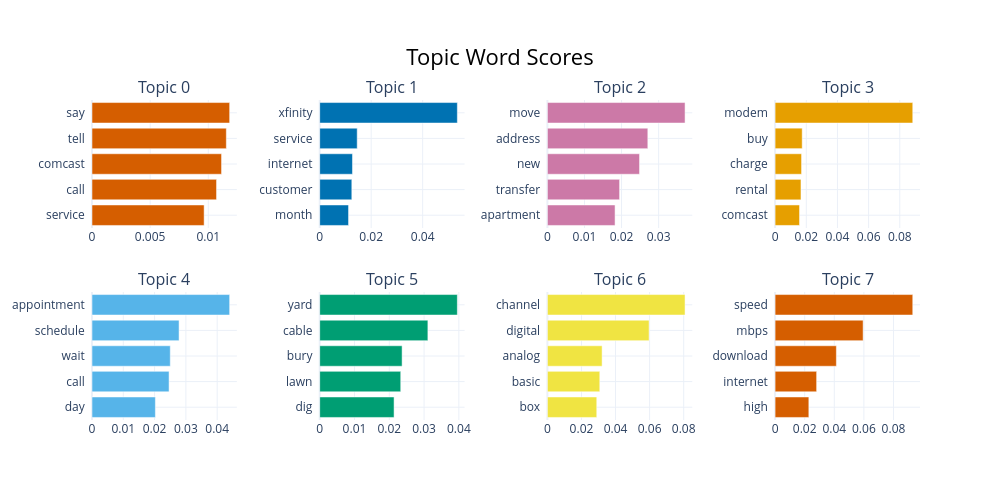

Notebook code cell kept with this figure:
### Code cell
# Topic Word Scores

bertopic_model.visualize_barchart()
#Visualize a barchart of selected topics.
# Topic 0 ist ein Sammel-Topic für seltene Wörter, die in den anderen Topics nicht stark vertreten sind. Es enthält viele allgemeine Wörter, die in vielen Dokumenten vorkommen, aber nicht spezifisch für ein bestimmtes Thema sind.

### Figure 1 — Plotly figure (JSON) as saved in the notebook; plotly's stock layout.template omitted (floating-point values rounded to 4 significant figures)
{"data": [{"marker": {"color": "#D55E00"}, "orientation": "h", "type": "bar", "x": [0.009644, 0.01071, 0.01114, 0.01155, 0.01184], "xaxis": "x", "y": ["service  ", "call  ", "comcast  ", "tell  ", "say  "], "yaxis": "y"}, {"marker": {"color": "#0072B2"}, "orientation": "h", "type": "bar", "x": [0.0112, 0.01248, 0.01273, 0.01457, 0.05348], "xaxis": "x2", "y": ["month  ", "customer  ", "internet  ", "service  ", "xfinity  "], "yaxis": "y2"}, {"marker": {"color": "#CC79A7"}, "orientation": "h", "type": "bar", "x": [0.01825, 0.01947, 0.02484, 0.02708, 0.03713], "xaxis": "x3", "y": ["apartment  ", "transfer  ", "new  ", "address  ", "move  "], "yaxis": "y3"}, {"marker": {"color": "#E69F00"}, "orientation": "h", "type": "bar", "x": [0.01568, 0.0166, 0.01698, 0.01739, 0.08833], "xaxis": "x4", "y": ["comcast  ", "rental  ", "charge  ", "buy  ", "modem  "], "yaxis": "y4"}, {"marker": {"color": "#56B4E9"}, "orientation": "h", "type": "bar", "x": [0.02025, 0.02462, 0.02501, 0.02781, 0.04399], "xaxis": "x5", "y": ["day  ", "call  ", "wait  ", "schedule  ", "appointment  "], "yaxis": "y5"}, {"marker": {"color": "#009E73"}, "orientation": "h", "type": "bar", "x": [0.02138, 0.02329, 0.02369, 0.0311, 0.03957], "xaxis": "x6", "y": ["dig  ", "lawn  ", "bury  ", "cable  ", "yard  "], "yaxis": "y6"}, {"marker": {"color": "#F0E442"}, "orientation": "h", "type": "bar", "x": [0.02898, 0.03075, 0.03212, 0.05969, 0.0808], "xaxis": "x7", "y": ["box  ", "basic  ", "analog  ", "digital  ", "channel  "], "yaxis": "y7"}, {"marker": {"color": "#D55E00"}, "orientation": "h", "type": "bar", "x": [0.0228, 0.02806, 0.0414, 0.05948, 0.09302], "xaxis": "x8", "y": ["high  ", "internet  ", "download  ", "mbps  ", "speed  "], "yaxis": "y8"}], "layout": {"annotations": [{"font": {"size": 16}, "showarrow": false, "text": "Topic 0", "x": 0.0875, "xanchor": "center", "xref": "paper", "y": 1, "yanchor": "bottom", "yref": "paper"}, {"font": {"size": 16}, "showarrow": false, "text": "Topic 1", "x": 0.3625, "xanchor": "center", "xref": "paper", "y": 1, "yanchor": "bottom", "yref": "paper"}, {"font": {"size": 16}, "showarrow": false, "text": "Topic 2", "x": 0.6375, "xanchor": "center", "xref": "paper", "y": 1, "yanchor": "bottom", "yref": "paper"}, {"font": {"size": 16}, "showarrow": false, "text": "Topic 3", "x": 0.9125, "xanchor": "center", "xref": "paper", "y": 1, "yanchor": "bottom", "yref": "paper"}, {"font": {"size": 16}, "showarrow": false, "text": "Topic 4", "x": 0.0875, "xanchor": "center", "xref": "paper", "y": 0.4, "yanchor": "bottom", "yref": "paper"}, {"font": {"size": 16}, "showarrow": false, "text": "Topic 5", "x": 0.3625, "xanchor": "center", "xref": "paper", "y": 0.4, "yanchor": "bottom", "yref": "paper"}, {"font": {"size": 16}, "showarrow": false, "text": "Topic 6", "x": 0.6375, "xanchor": "center", "xref": "paper", "y": 0.4, "yanchor": "bottom", "yref": "paper"}, {"font": {"size": 16}, "showarrow": false, "text": "Topic 7", "x": 0.9125, "xanchor": "center", "xref": "paper", "y": 0.4, "yanchor": "bottom", "yref": "paper"}], "height": 500, "hoverlabel": {"bgcolor": "white", "font": {"family": "Rockwell", "size": 16}}, "showlegend": false, "title": {"font": {"color": "Black", "size": 22}, "text": "Topic Word Scores", "x": 0.5, "xanchor": "center", "yanchor": "top"}, "width": 1000, "xaxis": {"anchor": "y", "domain": [0, 0.175], "showgrid": true}, "xaxis2": {"anchor": "y2", "domain": [0.275, 0.45], "showgrid": true}, "xaxis3": {"anchor": "y3", "domain": [0.55, 0.725], "showgrid": true}, "xaxis4": {"anchor": "y4", "domain": [0.825, 1], "showgrid": true}, "xaxis5": {"anchor": "y5", "domain": [0, 0.175], "showgrid": true}, "xaxis6": {"anchor": "y6", "domain": [0.275, 0.45], "showgrid": true}, "xaxis7": {"anchor": "y7", "domain": [0.55, 0.725], "showgrid": true}, "xaxis8": {"anchor": "y8", "domain": [0.825, 1], "showgrid": true}, "yaxis": {"anchor": "x", "domain": [0.6, 1], "showgrid": true}, "yaxis2": {"anchor": "x2", "domain": [0.6, 1], "showgrid": true}, "yaxis3": {"anchor": "x3", "domain": [0.6, 1], "showgrid": true}, "yaxis4": {"anchor": "x4", "domain": [0.6, 1], "showgrid": true}, "yaxis5": {"anchor": "x5", "domain": [0, 0.4], "showgrid": true}, "yaxis6": {"anchor": "x6", "domain": [0, 0.4], "showgrid": true}, "yaxis7": {"anchor": "x7", "domain": [0, 0.4], "showgrid": true}, "yaxis8": {"anchor": "x8", "domain": [0, 0.4], "showgrid": true}}}
